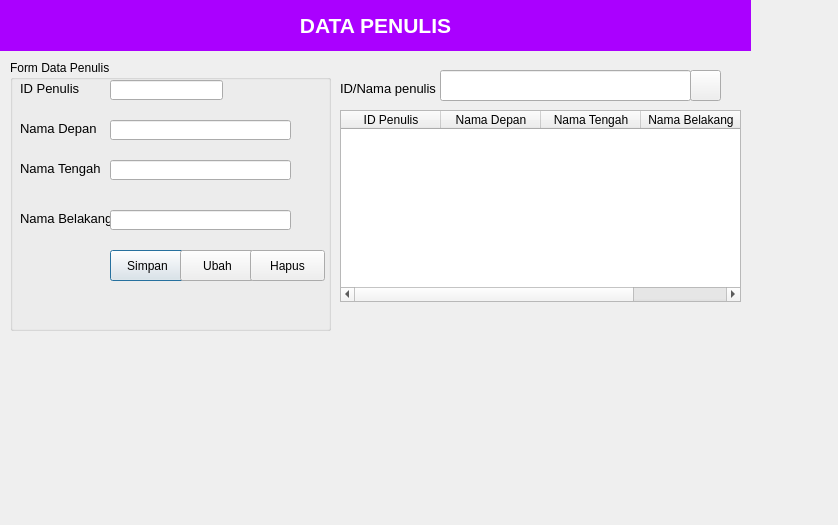
<?xml version="1.0" encoding="UTF-8"?>
<ui version="4.0">
 <class>Dialog</class>
 <widget class="QDialog" name="Dialog">
  <property name="geometry">
   <rect>
    <x>0</x>
    <y>0</y>
    <width>838</width>
    <height>525</height>
   </rect>
  </property>
  <property name="windowTitle">
   <string>Dialog</string>
  </property>
  <widget class="QLabel" name="label">
   <property name="geometry">
    <rect>
     <x>0</x>
     <y>0</y>
     <width>751</width>
     <height>51</height>
    </rect>
   </property>
   <property name="font">
    <font>
     <pointsize>16</pointsize>
     <weight>75</weight>
     <bold>true</bold>
    </font>
   </property>
   <property name="styleSheet">
    <string notr="true">background-color: rgb(170, 0, 255);
color: rgb(255, 255, 255);</string>
   </property>
   <property name="text">
    <string>DATA PENULIS</string>
   </property>
   <property name="alignment">
    <set>Qt::AlignCenter</set>
   </property>
  </widget>
  <widget class="QGroupBox" name="j">
   <property name="geometry">
    <rect>
     <x>10</x>
     <y>60</y>
     <width>321</width>
     <height>271</height>
    </rect>
   </property>
   <property name="title">
    <string>Form Data Penulis</string>
   </property>
   <widget class="QLabel" name="label_2">
    <property name="geometry">
     <rect>
      <x>10</x>
      <y>20</y>
      <width>61</width>
      <height>16</height>
     </rect>
    </property>
    <property name="font">
     <font>
      <pointsize>10</pointsize>
     </font>
    </property>
    <property name="text">
     <string>ID Penulis</string>
    </property>
   </widget>
   <widget class="QLabel" name="label_3">
    <property name="geometry">
     <rect>
      <x>10</x>
      <y>60</y>
      <width>81</width>
      <height>16</height>
     </rect>
    </property>
    <property name="font">
     <font>
      <pointsize>10</pointsize>
     </font>
    </property>
    <property name="text">
     <string>Nama Depan</string>
    </property>
   </widget>
   <widget class="QLabel" name="label_4">
    <property name="geometry">
     <rect>
      <x>10</x>
      <y>100</y>
      <width>91</width>
      <height>16</height>
     </rect>
    </property>
    <property name="font">
     <font>
      <pointsize>10</pointsize>
     </font>
    </property>
    <property name="text">
     <string>Nama Tengah</string>
    </property>
   </widget>
   <widget class="QLabel" name="label_5">
    <property name="geometry">
     <rect>
      <x>10</x>
      <y>150</y>
      <width>101</width>
      <height>16</height>
     </rect>
    </property>
    <property name="font">
     <font>
      <pointsize>10</pointsize>
     </font>
    </property>
    <property name="text">
     <string>Nama Belakang</string>
    </property>
   </widget>
   <widget class="QLineEdit" name="editID">
    <property name="geometry">
     <rect>
      <x>100</x>
      <y>20</y>
      <width>113</width>
      <height>20</height>
     </rect>
    </property>
   </widget>
   <widget class="QLineEdit" name="editNamaDepan">
    <property name="geometry">
     <rect>
      <x>100</x>
      <y>60</y>
      <width>181</width>
      <height>20</height>
     </rect>
    </property>
   </widget>
   <widget class="QLineEdit" name="editNamaTengah">
    <property name="geometry">
     <rect>
      <x>100</x>
      <y>100</y>
      <width>181</width>
      <height>20</height>
     </rect>
    </property>
   </widget>
   <widget class="QLineEdit" name="editNamaBelakang">
    <property name="geometry">
     <rect>
      <x>100</x>
      <y>150</y>
      <width>181</width>
      <height>20</height>
     </rect>
    </property>
   </widget>
   <widget class="QPushButton" name="btnSimpan">
    <property name="geometry">
     <rect>
      <x>100</x>
      <y>190</y>
      <width>75</width>
      <height>31</height>
     </rect>
    </property>
    <property name="text">
     <string>Simpan</string>
    </property>
    <property name="icon">
     <iconset>
      <normaloff>ICONS/add.png</normaloff>ICONS/add.png</iconset>
    </property>
   </widget>
   <widget class="QPushButton" name="btnUbah">
    <property name="geometry">
     <rect>
      <x>170</x>
      <y>190</y>
      <width>75</width>
      <height>31</height>
     </rect>
    </property>
    <property name="text">
     <string>Ubah</string>
    </property>
    <property name="icon">
     <iconset>
      <normaloff>ICONS/update.png</normaloff>ICONS/update.png</iconset>
    </property>
   </widget>
   <widget class="QPushButton" name="btnHapus">
    <property name="geometry">
     <rect>
      <x>240</x>
      <y>190</y>
      <width>75</width>
      <height>31</height>
     </rect>
    </property>
    <property name="text">
     <string>Hapus</string>
    </property>
    <property name="icon">
     <iconset>
      <normaloff>ICONS/delete.png</normaloff>ICONS/delete.png</iconset>
    </property>
   </widget>
  </widget>
  <widget class="QLabel" name="label_6">
   <property name="geometry">
    <rect>
     <x>340</x>
     <y>80</y>
     <width>111</width>
     <height>16</height>
    </rect>
   </property>
   <property name="font">
    <font>
     <pointsize>10</pointsize>
    </font>
   </property>
   <property name="text">
    <string>ID/Nama penulis</string>
   </property>
  </widget>
  <widget class="QLineEdit" name="editCari">
   <property name="geometry">
    <rect>
     <x>440</x>
     <y>70</y>
     <width>251</width>
     <height>31</height>
    </rect>
   </property>
  </widget>
  <widget class="QPushButton" name="btnCari">
   <property name="geometry">
    <rect>
     <x>690</x>
     <y>70</y>
     <width>31</width>
     <height>31</height>
    </rect>
   </property>
   <property name="text">
    <string/>
   </property>
   <property name="icon">
    <iconset>
     <normaloff>ICONS/search.png</normaloff>ICONS/search.png</iconset>
   </property>
  </widget>
  <widget class="QTableWidget" name="tblPenulis">
   <property name="geometry">
    <rect>
     <x>340</x>
     <y>110</y>
     <width>401</width>
     <height>192</height>
    </rect>
   </property>
   <property name="editTriggers">
    <set>QAbstractItemView::NoEditTriggers</set>
   </property>
   <property name="selectionMode">
    <enum>QAbstractItemView::SingleSelection</enum>
   </property>
   <property name="selectionBehavior">
    <enum>QAbstractItemView::SelectRows</enum>
   </property>
   <column>
    <property name="text">
     <string>ID Penulis</string>
    </property>
   </column>
   <column>
    <property name="text">
     <string>Nama Depan</string>
    </property>
   </column>
   <column>
    <property name="text">
     <string>Nama Tengah</string>
    </property>
   </column>
   <column>
    <property name="text">
     <string>Nama Belakang</string>
    </property>
   </column>
  </widget>
 </widget>
 <resources/>
 <connections/>
</ui>
